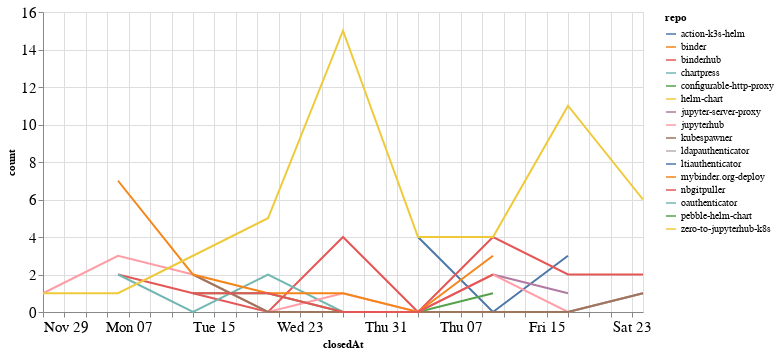

Notebook code cell kept with this figure:
### Code cell
closed_by_time = closed_by.groupby('repo').resample('W', on='closedAt').count()['author'].reset_index()
closed_by_time = closed_by_time.rename(columns={'author': 'count'})

alt.Chart(closed_by_time, width=600).mark_line().encode(
    x='closedAt',
    y='count',
    color='repo',
    tooltip="repo"
)

### Figure 1 — Vega-Lite specification as saved in the notebook (floating-point values rounded to 4 significant figures)
{"config": {"axisLeft": {"labelFontSize": 15}, "axisBottom": {"labelFontSize": 15}}, "data": {"name": "data-076c8e74a28fd56ee09ea32f098e221a"}, "mark": "line", "encoding": {"color": {"type": "nominal", "field": "repo"}, "tooltip": {"type": "nominal", "field": "repo"}, "x": {"type": "temporal", "field": "closedAt"}, "y": {"type": "quantitative", "field": "count"}}, "width": 600, "$schema": "https://vega.github.io/schema/vega-lite/v4.8.1.json", "datasets": {"data-076c8e74a28fd56ee09ea32f098e221a": [{"repo": "action-k3s-helm", "closedAt": "2021-01-03T00:00:00", "count": 4}, {"repo": "action-k3s-helm", "closedAt": "2021-01-10T00:00:00", "count": 0}, {"repo": "action-k3s-helm", "closedAt": "2021-01-17T00:00:00", "count": 3}, {"repo": "binder", "closedAt": "2020-11-29T00:00:00", "count": 1}, {"repo": "binderhub", "closedAt": "2020-12-06T00:00:00", "count": 2}, {"repo": "binderhub", "closedAt": "2020-12-13T00:00:00", "count": 1}, {"repo": "binderhub", "closedAt": "2020-12-20T00:00:00", "count": 0}, {"repo": "binderhub", "closedAt": "2020-12-27T00:00:00", "count": 4}, {"repo": "binderhub", "closedAt": "2021-01-03T00:00:00", "count": 0}, {"repo": "binderhub", "closedAt": "2021-01-10T00:00:00", "count": 4}, {"repo": "binderhub", "closedAt": "2021-01-17T00:00:00", "count": 2}, {"repo": "binderhub", "closedAt": "2021-01-24T00:00:00", "count": 2}, {"repo": "chartpress", "closedAt": "2020-12-06T00:00:00", "count": 2}, {"repo": "chartpress", "closedAt": "2020-12-13T00:00:00", "count": 0}, {"repo": "chartpress", "closedAt": "2020-12-20T00:00:00", "count": 2}, {"repo": "chartpress", "closedAt": "2020-12-27T00:00:00", "count": 0}, {"repo": "chartpress", "closedAt": "2021-01-03T00:00:00", "count": 0}, {"repo": "chartpress", "closedAt": "2021-01-10T00:00:00", "count": 0}, {"repo": "chartpress", "closedAt": "2021-01-17T00:00:00", "count": 0}, {"repo": "chartpress", "closedAt": "2021-01-24T00:00:00", "count": 1}, {"repo": "configurable-http-proxy", "closedAt": "2020-12-13T00:00:00", "count": 1}, {"repo": "configurable-http-proxy", "closedAt": "2020-12-20T00:00:00", "count": 1}, {"repo": "configurable-http-proxy", "closedAt": "2020-12-27T00:00:00", "count": 0}, {"repo": "configurable-http-proxy", "closedAt": "2021-01-03T00:00:00", "count": 0}, {"repo": "configurable-http-proxy", "closedAt": "2021-01-10T00:00:00", "count": 1}, {"repo": "helm-chart", "closedAt": "2021-01-24T00:00:00", "count": 1}, {"repo": "jupyter-server-proxy", "closedAt": "2021-01-10T00:00:00", "count": 2}, {"repo": "jupyter-server-proxy", "closedAt": "2021-01-17T00:00:00", "count": 1}, {"repo": "jupyterhub", "closedAt": "2020-11-29T00:00:00", "count": 1}, {"repo": "jupyterhub", "closedAt": "2020-12-06T00:00:00", "count": 3}, {"repo": "jupyterhub", "closedAt": "2020-12-13T00:00:00", "count": 2}, {"repo": "jupyterhub", "closedAt": "2020-12-20T00:00:00", "count": 0}, {"repo": "jupyterhub", "closedAt": "2020-12-27T00:00:00", "count": 1}, {"repo": "jupyterhub", "closedAt": "2021-01-03T00:00:00", "count": 0}, {"repo": "jupyterhub", "closedAt": "2021-01-10T00:00:00", "count": 2}, {"repo": "jupyterhub", "closedAt": "2021-01-17T00:00:00", "count": 0}, {"repo": "jupyterhub", "closedAt": "2021-01-24T00:00:00", "count": 1}, {"repo": "kubespawner", "closedAt": "2020-12-13T00:00:00", "count": 2}, {"repo": "kubespawner", "closedAt": "2020-12-20T00:00:00", "count": 0}, {"repo": "kubespawner", "closedAt": "2020-12-27T00:00:00", "count": 0}, {"repo": "kubespawner", "closedAt": "2021-01-03T00:00:00", "count": 0}, {"repo": "kubespawner", "closedAt": "2021-01-10T00:00:00", "count": 0}, {"repo": "kubespawner", "closedAt": "2021-01-17T00:00:00", "count": 0}, {"repo": "kubespawner", "closedAt": "2021-01-24T00:00:00", "count": 1}, {"repo": "ldapauthenticator", "closedAt": "2020-12-13T00:00:00", "count": 1}, {"repo": "ltiauthenticator", "closedAt": "2020-12-06T00:00:00", "count": 1}, {"repo": "mybinder.org-deploy", "closedAt": "2020-12-06T00:00:00", "count": 7}, {"repo": "mybinder.org-deploy", "closedAt": "2020-12-13T00:00:00", "count": 2}, {"repo": "mybinder.org-deploy", "closedAt": "2020-12-20T00:00:00", "count": 1}, {"repo": "mybinder.org-deploy", "closedAt": "2020-12-27T00:00:00", "count": 1}, {"repo": "mybinder.org-deploy", "closedAt": "2021-01-03T00:00:00", "count": 0}, {"repo": "mybinder.org-deploy", "closedAt": "2021-01-10T00:00:00", "count": 3}, {"repo": "nbgitpuller", "closedAt": "2020-12-13T00:00:00", "count": 1}, {"repo": "nbgitpuller", "closedAt": "2020-12-20T00:00:00", "count": 1}, {"repo": "nbgitpuller", "closedAt": "2020-12-27T00:00:00", "count": 0}, {"repo": "nbgitpuller", "closedAt": "2021-01-03T00:00:00", "count": 0}, {"repo": "nbgitpuller", "closedAt": "2021-01-10T00:00:00", "count": 2}, {"repo": "oauthenticator", "closedAt": "2020-12-06T00:00:00", "count": 3}, {"repo": "pebble-helm-chart", "closedAt": "2020-12-13T00:00:00", "count": 1}, {"repo": "zero-to-jupyterhub-k8s", "closedAt": "2020-11-29T00:00:00", "count": 1}, {"repo": "zero-to-jupyterhub-k8s", "closedAt": "2020-12-06T00:00:00", "count": 1}, {"repo": "zero-to-jupyterhub-k8s", "closedAt": "2020-12-13T00:00:00", "count": 3}, {"repo": "zero-to-jupyterhub-k8s", "closedAt": "2020-12-20T00:00:00", "count": 5}, {"repo": "zero-to-jupyterhub-k8s", "closedAt": "2020-12-27T00:00:00", "count": 15}, {"repo": "zero-to-jupyterhub-k8s", "closedAt": "2021-01-03T00:00:00", "count": 4}, {"repo": "zero-to-jupyterhub-k8s", "closedAt": "2021-01-10T00:00:00", "count": 4}, {"repo": "zero-to-jupyterhub-k8s", "closedAt": "2021-01-17T00:00:00", "count": 11}, {"repo": "zero-to-jupyterhub-k8s", "closedAt": "2021-01-24T00:00:00", "count": 6}]}}
